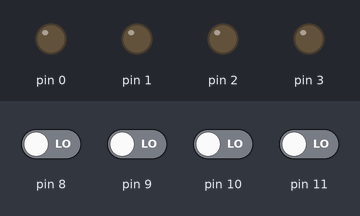
A sketch run on a simulated Arduino Uno, built with avr-gcc and run on an emulated ATmega328P. Parts: output pins drawn as LEDs (lit = HIGH). Inputs (shaded band) come from the test bench; at power-on: pin 8–11 LOW.

Above: at 1.2 s.
1.3 s: pin 8 driven HIGH
At 1.9 s:
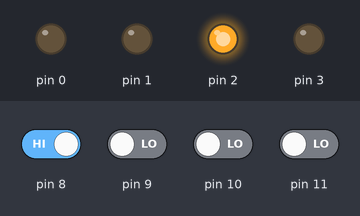
2.8 s: pin 8 driven LOW
At 4.0 s:
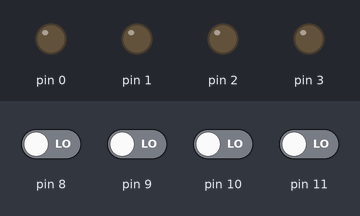
4.3 s: pin 9 driven HIGH
At 5.4 s:
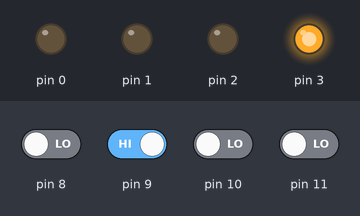
5.8 s: pin 9 driven LOW
At 6.5 s:
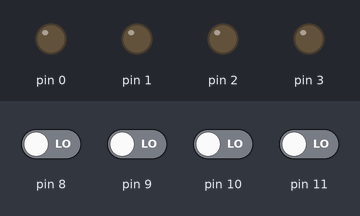
Timing chart, 0 to 8.3 s (numbered marks = the images above; inputs shaded):
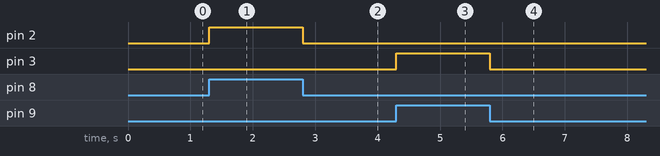

The sketch:

TetheredCar.ino
```cpp
//A toy car with two DC motors is operated with an H-Bridge

//buttons to go forward, backward, left and right.
int switch1;
int switch2;
int switch3;
int switch4;

void setup() {
  //setup pins
  pinMode(0, OUTPUT);
  pinMode(1, OUTPUT);
  pinMode(2, OUTPUT);
  pinMode(3, OUTPUT);

  //car starts in neutral .i.e. stationary position.
  neutralFR();
  neutralRL();
}

void loop () {

  //read digital value of switches
  switch1 = digitalRead(8);
  switch2 = digitalRead(9);
  switch3 = digitalRead(10);
  switch4 = digitalRead(11);

  //if switch1 is pressed, go forward, if not, see if switch2
  // is pressed. If not, remain in neutral with respects to forwards and backwards.

  if (switch1 == 1) {
    forward();
  } else if (switch2 == 1) {
    reverse();
  } else {
    neutralFR();
  }

   //if switch3 is pressed, go right, if not, see if switch4
  // is pressed. If not, remain in neutral with respects to left and right.

  if (switch3 == 1) {
    right();
  } else if (switch4 == 1) {
    left();
  } else {
    neutralRL();
  }

}


//configure H-bridhge for left
void left() {
  digitalWrite(4, LOW);
  digitalWrite(5, HIGH);
}

//configure H-bridhge for  right
void right() {
  digitalWrite(4, HIGH);
  digitalWrite(5, LOW);
}

//configure H-bridhge for forward
void forward() {
  digitalWrite(2, HIGH);
  digitalWrite(3, LOW);
}
//configure H-bridhge for  reverse
void reverse() {
  digitalWrite(2, LOW);
  digitalWrite(3, HIGH);
}

//configure H-bridhge for neutral with respects to left and right.
void neutralRL() {
  digitalWrite(4, LOW);
  digitalWrite(5, LOW);
}

//configure H-bridhge for neutral with respects to forward and backward.
void neutralFR() {
  digitalWrite(2, LOW);
  digitalWrite(3, LOW);
}
```

Measured:
- after the input at 1.3 s, pin 2: LOW → HIGH at once
- after the input at 2.8 s, pin 2: HIGH → LOW at once
- after the input at 4.3 s, pin 3: LOW → HIGH at once
- after the input at 5.8 s, pin 3: HIGH → LOW at once
